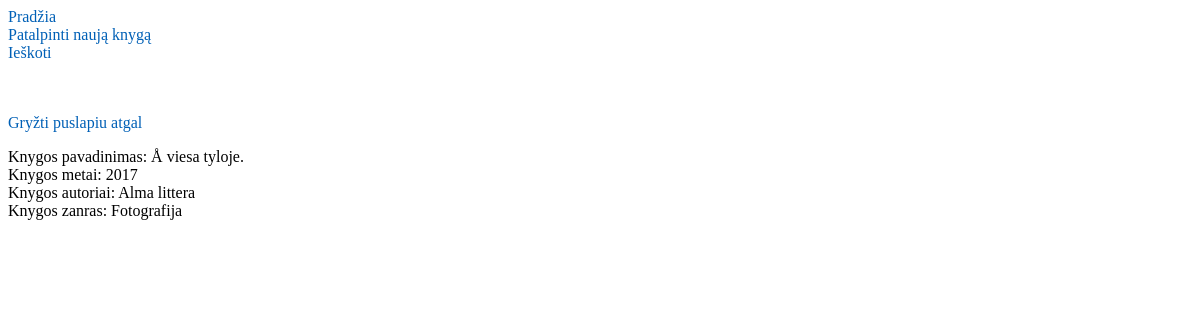
Screenshot of /knyga.php?nr=52 with the database file from the repository.
### tables this page shows
CREATE TABLE IF NOT EXISTS `biblioteka` (
  `id` tinyint(8) NOT NULL,
  `pavadinimas` text,
  `metai` text,
  `autoriai` text,
  `zanras` text
);

### knyga.php (the view, shortened to what this page needs)
  <?php
include ("header.php");
$id=$_GET["nr"];
echo "<p><a href=\"javascript:history.go(-1)\">Gryžti puslapiu atgal</a></p>";
$sql = "SELECT pavadinimas, metai, autoriai, zanras FROM biblioteka WHERE id='".$id."'";
$result = $conn->query($sql);
   if ($result->num_rows > 0) {
    while($row = $result->fetch_assoc()) {
	echo "<tr>
			                     <td>Knygos pavadinimas: " . $row['pavadinimas'] . ".</td><br>
                    <td>Knygos metai: " . $row['metai'] . "</td><br>
                    <td>Knygos autoriai: " . $row['autoriai'] . "</td><br>
                    <td>Knygos zanras: " . $row['zanras'] . "</td><br>
                  </tr>";
    }
} else {
    echo "0 results";
}
?>

### header.php (style rules this page uses)
a { color: #0060B6; text-decoration: none; }

### rows the page displays
biblioteka: pavadinimas "Å viesa tyloje", metai "2017", autoriai "Alma littera", zanras "Fotografija"
